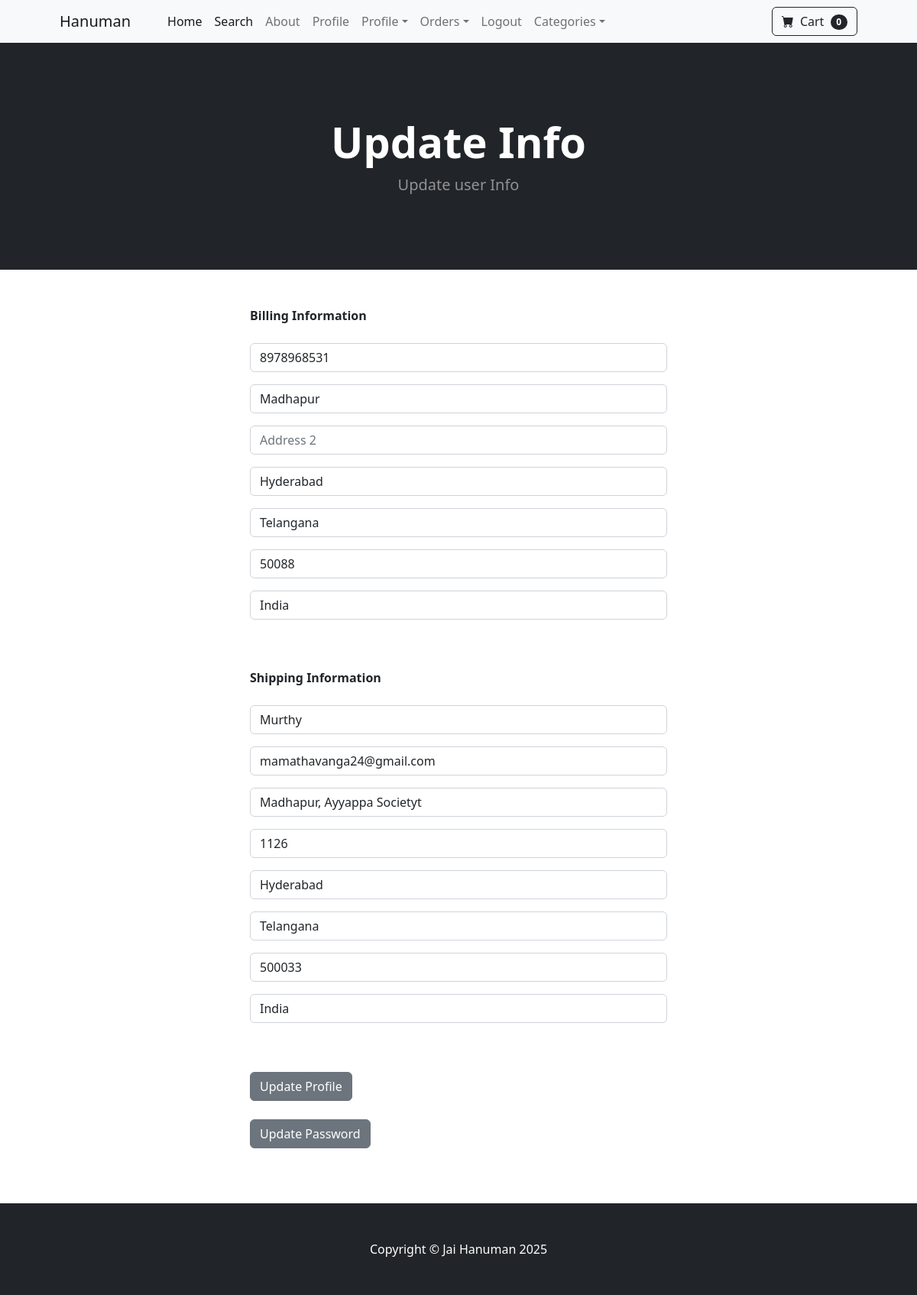
/update_info/ (signed in), run on the app's committed database.
### store/models.py (models this page shows, shortened)
class Profile(models.Model):
    user = models.OneToOneField(User, on_delete=models.CASCADE)
    date_modified = models.DateTimeField(User, auto_now=True)
    phone = models.CharField(max_length=20, blank=True)
    address1 = models.CharField(max_length=200, blank=True)
    address2 = models.CharField(max_length=200, blank=True)
    city = models.CharField(max_length=200, blank=True)
    state = models.CharField(max_length=200, blank=True)
    zipcode = models.CharField(max_length=200, blank=True)
    country = models.CharField(max_length=200, blank=True)
    old_cart = models.CharField(max_length=200, blank=True, null=True)

### payment/models.py (models this page shows, shortened)
class ShippingAddress(models.Model):
    user = models.ForeignKey(User, on_delete=models.CASCADE, null=True, blank=True)
    shipping_full_name = models.CharField(max_length=255)
    shipping_email = models.CharField(max_length=255)
    shipping_address1 = models.CharField(max_length=255)
    shipping_address2 = models.CharField(max_length=255, null=True, blank=True)
    shipping_city = models.CharField(max_length=255)
    shipping_state = models.CharField(max_length=255, null=True, blank=True)
    shipping_zipcode = models.CharField(max_length=255, null=True, blank=True)
    shipping_country = models.CharField(max_length=255)
    class Meta:
        verbose_name_plural =   "Shipping Address"

### store/views.py (the view)
# urls.py: path('update_info/',views.update_info, name='update_info'),
def update_info(request):
      if request.user.is_authenticated:
                current_user = Profile.objects.get(user__id = request.user.id)
                shipping_user = ShippingAddress.objects.get(user__id=request.user.id)
                form = UserInfoForm(request.POST or None, instance=current_user)
                shipping_form = ShippingForm(request.POST or None, instance=shipping_user)
                if form.is_valid() or shipping_form.is_valid():
                      form.save()
                      shipping_form.save()
                      messages.success(request, "Your info has been updated...")
                      return redirect('home')
                return render(request, "update_info.html", {'form':form, 'shipping_form':shipping_form})
      else:
            messages.success(request, "You must be loggedin to update..")
            return redirect('home')

### store/forms.py
class UserInfoForm(forms.ModelForm):
    phone = forms.CharField(label="", widget=forms.TextInput(attrs={'class': 'form-control', 'placeholder': 'Phone'}), required=False)
    address1 = forms.CharField(label="", widget=forms.TextInput(attrs={'class': 'form-control', 'placeholder': 'Address 1'}), required=False)
    address2 = forms.CharField(label="", widget=forms.TextInput(attrs={'class': 'form-control', 'placeholder': 'Address 2'}), required=False)
    city = forms.CharField(label="", widget=forms.TextInput(attrs={'class': 'form-control', 'placeholder': 'City'}), required=False)
    state = forms.CharField(label="", widget=forms.TextInput(attrs={'class': 'form-control', 'placeholder': 'State'}), required=False)
    zipcode = forms.CharField(label="", widget=forms.TextInput(attrs={'class': 'form-control', 'placeholder': 'Zipcode'}), required=False)
    country = forms.CharField(label="", widget=forms.TextInput(attrs={'class': 'form-control', 'placeholder': 'Country'}), required=False)
    class Meta:
        model = Profile  # Ensure the Profile model is correctly imported
        fields = ['phone', 'address1', 'address2', 'city', 'state', 'zipcode', 'country']

### cart/cart.py (called while the page is built)
    def __len__(self):
        return len(self.cart)

### cart/context_processors.py (called while the page is built)
def cart(request):
    return {'cart': Cart(request)}

### store/templates/update_info.html (shortened to what this page needs)
{% extends 'base.html' %}
{% block content %}
<header class="bg-dark py-5">
    <div class="container px-4 px-lg-5 my-5">
        <div class="text-center text-white">
            <h1 class="display-4 fw-bolder">Update Info</h1>
            <p class="lead fw-normal text-white-50 mb-0">Update user Info</p>
        </div>
    </div>
</header>
<br></br>
<div class="container">
    <div class="row">
            <div class="col-md-6 offset-md-3">
                <strong>Billing Information</strong>
                <br/><br/>
                <form method="post" action="{% url 'update_info' %}">
                    {{ form.as_p }}
                    <br/><br/>
                    <strong>Shipping Information</strong>
                    <br/><br/>
                    {{ shipping_form.as_p }}
                    <br/><br/>
                    <button type="submit" class="btn btn-secondary">Update Profile</button>
                <br></br>
                <a href="{% url 'update_password' %}" class="btn btn-secondary">Update Password</a>
                <br></br>
                <br></br>
            </div>
    </div>
</div>
{% endblock %}

### data on the page
Profile: phone "8978968531", address1 "Madhapur", city "Hyderabad", state "Telangana", zipcode "50088", country "India"
ShippingAddress: shipping_full_name "Murthy", shipping_email "mamathavanga24@gmail.com", shipping_address1 "Madhapur, Ayyappa Societyt", shipping_address2 "1126", shipping_city "Hyderabad", shipping_state "Telangana", shipping_zipcode "500033", shipping_country "India"

### other printed values
{{ cart|length }} "0"
